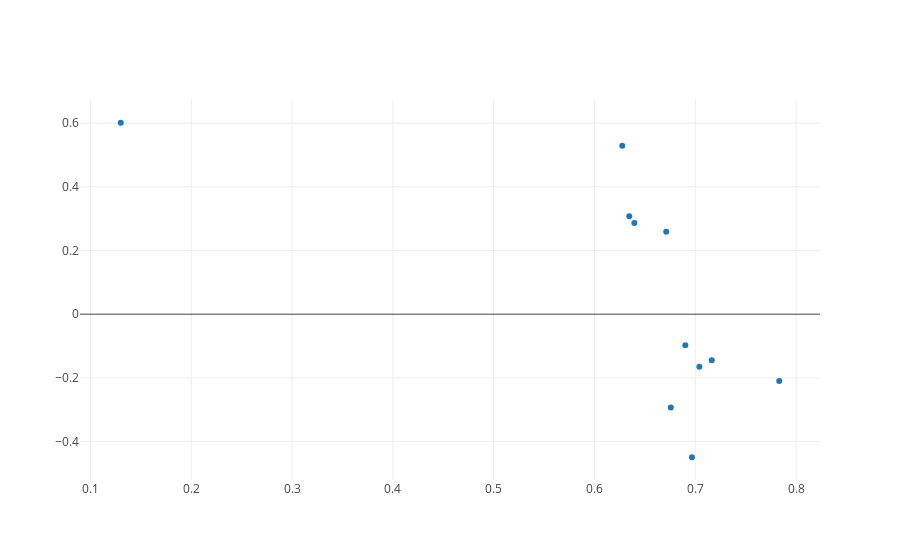

The notebook cell saved with this chart:
### Code cell
trace = go.Scatter(
    x = X_red[:,0],
    y = X_red[:,1],
    mode='markers'
)

data = [trace]

fig = go.Figure(data=data)

iplot(fig)

### Figure 1 — Plotly figure (JSON) as saved in the notebook; plotly's stock layout.template omitted (floating-point values rounded to 4 significant figures)
{"data": [{"mode": "markers", "type": "scatter", "x": [0.13, 0.6276, 0.6901, 0.6345, 0.6711, 0.6395, 0.704, 0.7163, 0.6967, 0.6757, 0.7833], "y": [0.6015, 0.5293, -0.0978, 0.3077, 0.2589, 0.2867, -0.1648, -0.1443, -0.4495, -0.2935, -0.2099]}], "layout": {}}
